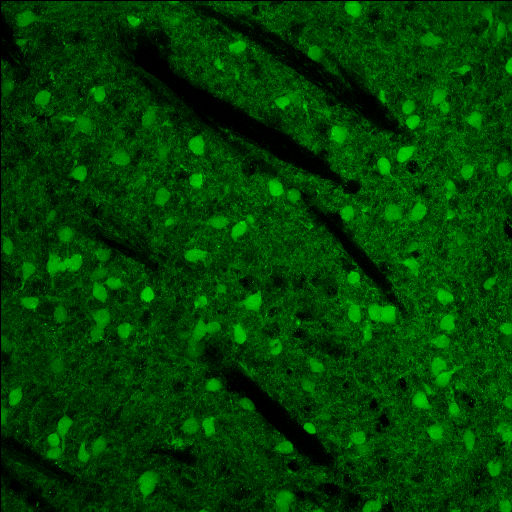
#> input picture Drd2_Adult_S_conf_25X_CPU1_cryo_NAV.jpg, 512 x 512 px, found by its file name
$ jupyter execute --allow-errors counter.ipynb   (shell and % lines are left out)   (older library calls are emulated)
#> lines starting #> are read from the running program, lines starting #| are printed output that depends on the picture
### previous_work/functions.py
"""
This file contains various functions used in the main
counting notebook.
"""

import matplotlib.pyplot as plt
import numpy as np
from skimage import exposure, feature, filters, io, morphology
from ipywidgets import widgets, interactive, fixed, interact_manual
from math import sqrt
from collections import Counter
import xml.etree.ElementTree as ET
from xml.dom import minidom

DUMMY_FILE = 'Drd2_Adult_S_conf_25X_CPU1_cryo_NAV.jpg'

def load_and_get_name_of_image(name=DUMMY_FILE,
                               channel=1,
                               cmap='jet',
                               show_image=True
                              ):
    """
    Loads an image, strips out the desired channel,
    and optionally displays the image.

    Returns image and its filename for later
    use.
    """
#> called with name = 'Drd2_Adult_S_conf_25X_CPU1_cryo_NAV.jpg', channel = 1, cmap = 'viridis', show_image = True

    rawpic = io.imread(name)
#> rawpic is the input picture: shape (512, 512, 3); mean R, G, B 2.6, 63.5, 2.7
    img = rawpic[:,:, channel]
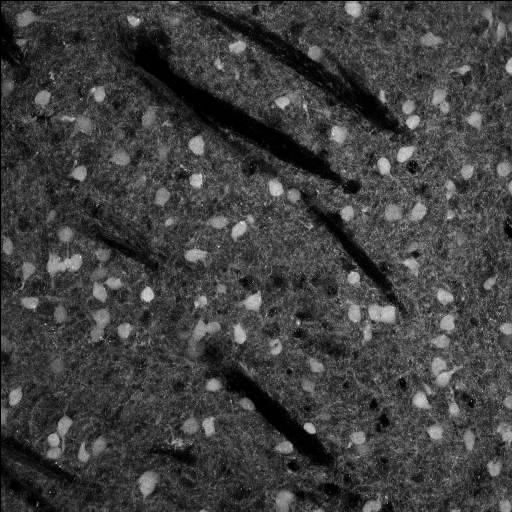
#> img: shape (512, 512); min 0, max 226, mean 63.5

    if show_image:
        io.imshow(img, cmap=cmap)

    return img, name


def adjust_image(image,
                 lower_thresh=2, upper_thresh=98,
                 filter_size=0,
                 cmap='jet'
                ):
    """
    Applies contrast stretching to an image, then
    uses a white top-hat filter to remove small patches
    of brightness that would cause false positives later.

    Input: image; values for min and max percentile
    brightnesses to keep; size below which bright patches
    will be removed; colourmap.

    Output: image, hopefully with most of the background stripped
    out. If it's worked well, it'll look like bright blobs on a
    dark background.
    """

    p2, p98 = np.percentile(image, (lower_thresh, upper_thresh))
    img_rescale = exposure.rescale_intensity(image, in_range=(p2, p98))
    selem = morphology.disk(filter_size)
    wht_tophat = morphology.white_tophat(img_rescale,selem=selem)
    io.imshow(img_rescale - wht_tophat, cmap=cmap)

    return img_rescale

# [98 lines left out: functions detect_blobs, save_for_imagej, not called in this run]

### previous_work/counter.ipynb
# Cell counting

This notebook is a first draft of a human-in-the-loop cell counting system.

It works by loading an image, then applying the following techniques:

- Contrast stretching to remove extremely bright and dark patches
- Top-hat filtering to remove generic background clutter
- Blob detection to identify potential cells

The parameters for the above are selected by the user using `ipywidgets` sliders.

Once the user is satisfied with the marked locations, they can be exported to an XML file for manual corrections in Fiji.

[cell 1]
from skimage import exposure, feature, filters, io, morphology
from ipywidgets import widgets, interactive, fixed, interact_manual
from collections import Counter
import functions

[cell 2]
img, name = functions.load_and_get_name_of_image(cmap='viridis')
#> name = 'Drd2_Adult_S_conf_25X_CPU1_cryo_NAV.jpg'
#> the sliders are set to image = <module 'ipywidgets.fixed_' fr, cmap = <module 'ipywidgets.fixed_' fr, lower_thresh = 50, upper_thresh = 50, filter_size = 5

## Image preparation

Tweak the sliders until you end up with bright blobs on a clean dark background. `lower` and `upper` are the cutoffs for contrast stretching. `selem_size` determines the maximum size, in pixels, of objects that will be removed by top-hat filtering. For our sample image, try values of around 80, 95 and 3 respectively.

#> (a cell that did not finish here is left out)

adjusted_image
